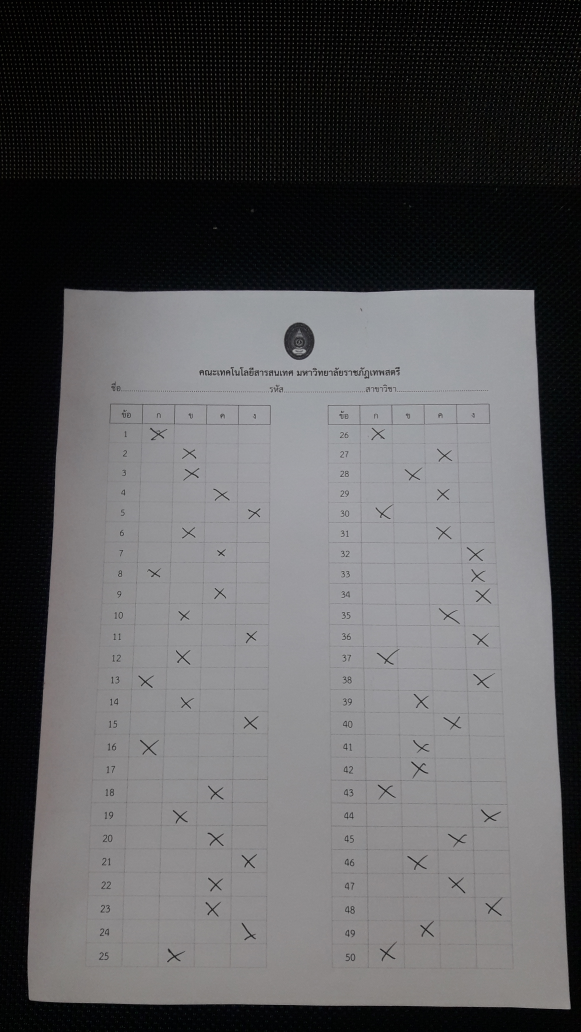
#> input picture image/20210216_095831.jpg, 2322 x 4128 px (shown at 1/4 size)
$ python -i checkRow.py   (imports and definitions only)
#> lines starting #> are read from the running program, lines starting #| are printed output that depends on the picture; after the words box and inside, x2 and y2 are one past the last pixel; in counts of white or black regions, pixels touching at a corner belong together
#> further down, picture is the input picture: shape (4128, 2322, 3); mean B, G, R 91.8, 90.3, 90.7
#%%

import numpy as np
import cv2
import imutils
import pandas as pd
import matplotlib.pyplot as plt
import math
#%%

# [1 line that did not run here, left out]
# [1 line not run here, left out]
#%%

def order_points(pts):
    rect = np.zeros((4, 2), dtype="float32")

    s = pts.sum(axis=1)
    rect[0] = pts[np.argmin(s)]
    rect[2] = pts[np.argmax(s)]

    diff = np.diff(pts, axis=1)
    rect[1] = pts[np.argmin(diff)]
    rect[3] = pts[np.argmax(diff)]
    return rect
#%%

def four_point_transform(image, pts):

    rect = order_points(pts)
    (tl, tr, br, bl) = rect

    widthA = np.sqrt(((br[0] - bl[0]) ** 2) + ((br[1] - bl[1]) ** 2))
    widthB = np.sqrt(((tr[0] - tl[0]) ** 2) + ((tr[1] - tl[1]) ** 2))
    maxWidth = max(int(widthA), int(widthB))

    heightA = np.sqrt(((tr[0] - br[0]) ** 2) + ((tr[1] - br[1]) ** 2))
    heightB = np.sqrt(((tl[0] - bl[0]) ** 2) + ((tl[1] - bl[1]) ** 2))
    maxHeight = max(int(heightA), int(heightB))

    dst = np.array([
        [0, 0],
        [maxWidth - 1, 0],
        [maxWidth - 1, maxHeight - 1],
        [0, maxHeight - 1]], dtype="float32")

    M = cv2.getPerspectiveTransform(rect, dst)
    warped = cv2.warpPerspective(image, M, (maxWidth, maxHeight))

    return warped
#%%
def warped(im):
    ratio = im.shape[0] / 800.0
#> ratio = 5.16
    orig = im.copy()
    im = imutils.resize(im, height = 800)
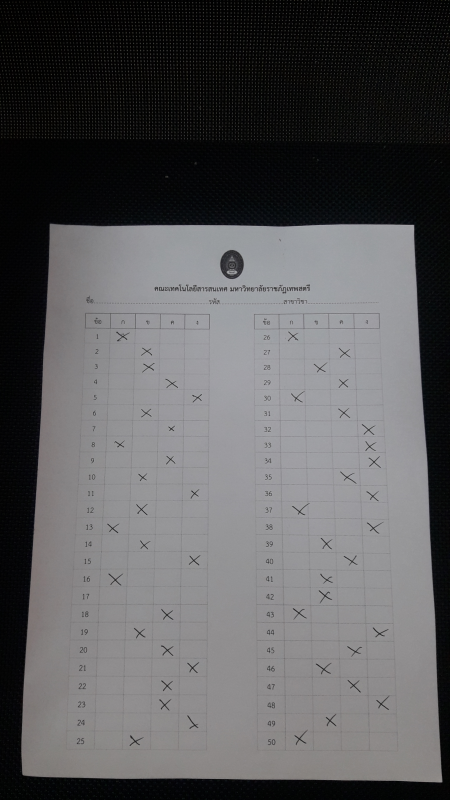
#> im: shape (800, 450, 3); mean of channels 0, 1, 2 91.8, 90.3, 90.7; drawn as B, G, R
    gray = cv2.cvtColor(im, cv2.COLOR_BGR2GRAY)
    edged = cv2.Canny(gray, 75, 200)
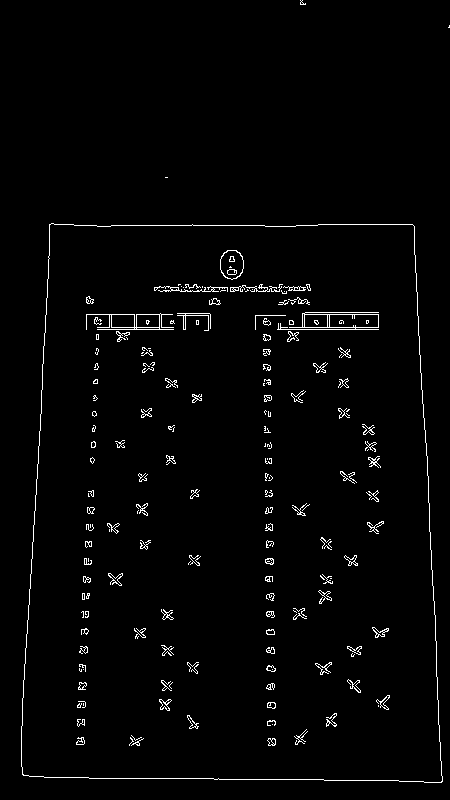
#> edged: shape (800, 450); 2% white in thin lines or dots

    cnts = cv2.findContours(edged.copy(), cv2.RETR_EXTERNAL, cv2.CHAIN_APPROX_SIMPLE)
#> cnts = 4 contours, 3 with area under 20; largest, box (x1, y1, x2, y2) and area: (21, 223, 443, 783) 217738
    cnts = imutils.grab_contours(cnts)
    cnts = sorted(cnts, key = cv2.contourArea, reverse = True)[:8]

    for index, c in enumerate(cnts):
        peri = cv2.arcLength(c, True)
        approx = cv2.approxPolyDP(c, 0.01 * peri, True)

        if len(approx) == 4 and index == 0:
            cv2.drawContours(im, [approx], -1, (0, 255, 0), 2)
            transform = four_point_transform(orig, approx.reshape(4, 2) * ratio)
            im_pedict = cv2.resize(transform, (595, 842))
            return im_pedict
#> this loop made 1 pass
#> (peri, approx) on pass 1: (1924, [[49, 224], [22, 774], [441, 782], [414, 226]])
#> pass 1, in four_point_transform, `warped = cv2.warpPerspective(image, M, (maxWidth, maxHeight))`:
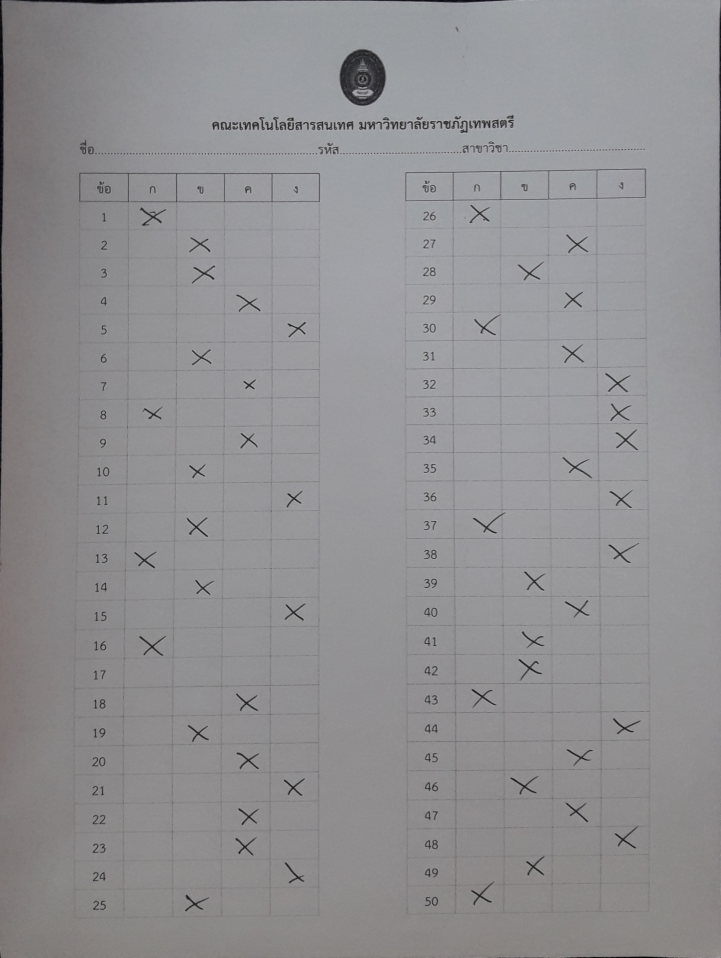
#> warped: shape (2872, 2162, 3) (shown at 1/3 size); mean B, G, R 146.5, 144.2, 145
#> pass 1, in warped, `im_pedict = cv2.resize(transform, (595, 842))`:
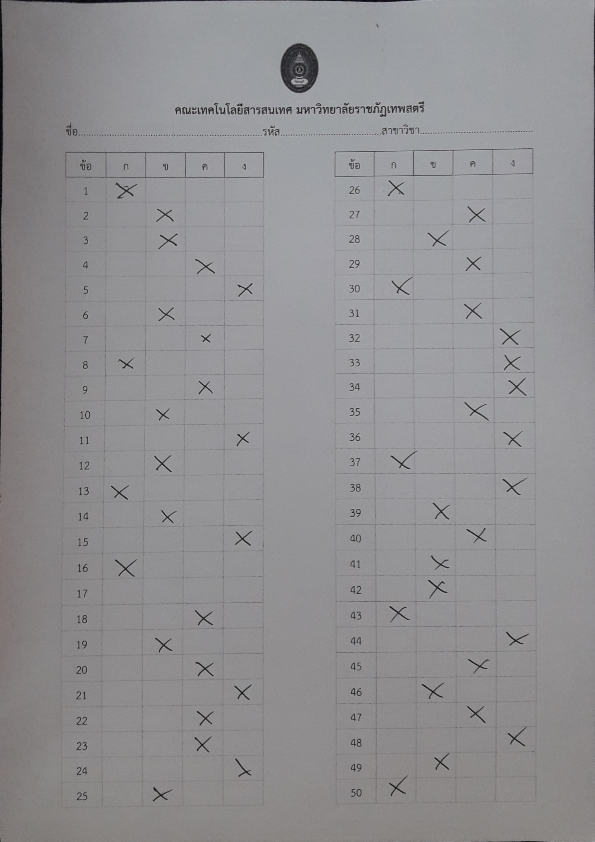
#> im_pedict: shape (842, 595, 3); mean B, G, R 146.4, 144.1, 144.9
#> after the loop:
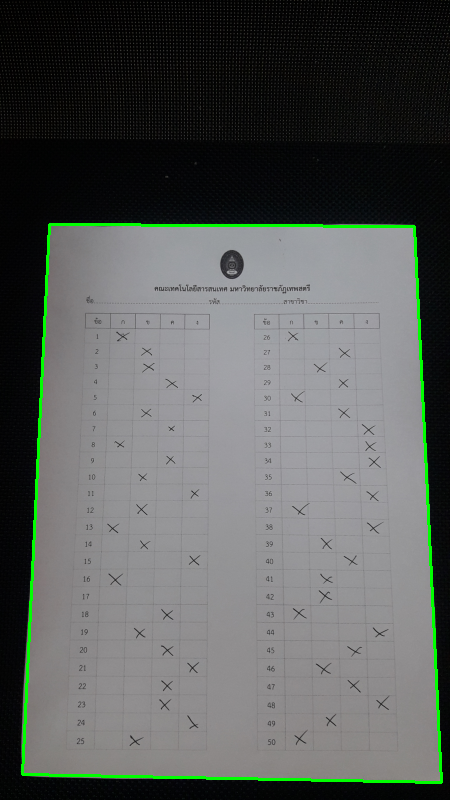
#> im: shape (800, 450, 3); 1.57% of pixels changed, all inside (x1, y1, x2, y2) = (21, 223, 443, 784); drawn as B, G, R

def rhoTheta(rho, theta):
    a = np.cos(theta)
    b = np.sin(theta)
    x0 = a * rho
    y0 = b * rho
    x1 = int(x0 + 1000 * (-b))
    y1 = int(y0 + 1000 * (a))
    x2 = int(x0 - 1000 * (-b))
    y2 = int(y0 - 1000 * (a))
    return x1, y1, x2,y2

def calculatingDegree(im):
    global pDown1New, pDown2New, pUp1New, pUp2New
    answersSheet = warped(im)
    height = 20
    width = 40
    dd = []

    for num in range(25):
        biasRow = int(5.27 * num)
        biasCol = int(num * (5/num) if num != 0 else 0)
        row = 180 + (num*height) + biasRow

        d = []
        for ans in range(100, 221, 40):
            col = ans + biasCol
            blank = answersSheet[row:row+height, col:col+width]

            blankGray = cv2.cvtColor(blank, cv2.COLOR_BGR2GRAY)
            blankEdges = cv2.Canny(blankGray,50,220)
            lines = cv2.HoughLines(blankEdges,2,np.pi/180,10)

            if lines is not None:
                dx = []
                ux = []
                for line in lines:
                    for rho, theta in line:
                        x1, y1, x2, y2 = rhoTheta(rho, theta)

                        if (x1 < 0 and y1 < 0) and (x2 > 0 and y2 > 0):
                            slantDown = round(90-math.degrees(math.atan2(x2, y2)))

                            if 10 < slantDown < 75:
                                pDown1, pDown2 = (x1, y1), (x2, y2)
                                dx.append([pDown1, pDown2])

                        elif (x1 < 0 < y1) and (x2 > 0 > y2):
                            slantUP = round(math.degrees(math.atan2(x1, y1))+90)

                            if 10 < slantUP < 75:
                                pUp1, pUp2 = (x1, y1), (x2, y2)
                                ux.append([pUp1, pUp2])

                    if len(sorted(dx)) > 0:
                        pDown1New, pDown2New = sorted(dx[0])

                    if len(sorted(dx)) > 0:
                        pUp1New, pUp2New = sorted(dx[0])
            else:
                pDown1New, pDown2New = ([],[]),([],[])
                pUp1New, pUp2New = ([],[]),([],[])

            check = 0 if np.array(pDown1New).size == 0 and \
                         np.array(pDown2New).size == 0 and \
                         np.array(pUp1New).size == 0 and \
                         np.array(pUp2New).size == 0 else 1

            d.append(check)
        dd.append(d)
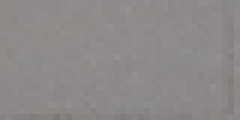
#> blank: shape (20, 40, 3) (shown 6 times larger); mean B, G, R 137.7, 137.6, 140.6
#> blankEdges: shape (20, 40); every value is 0
#> after the loop, dd = 25 items, first 6: [1, 0, 0, 0], [0, 1, 0, 0], [0, 1, 0, 0], [0, 0, 1, 0], [0, 0, 0, 1], [0, 1, 0, 0]

    return np.array(dd, dtype=int)

# [36 lines not run here, left out]

>>> import cv2
>>> picture = cv2.imread('image/20210216_095831.jpg')
>>> result = calculatingDegree(picture)
#> result = 25 rows, first 6: [1, 0, 0, 0], [0, 1, 0, 0], [0, 1, 0, 0], [0, 0, 1, 0], [0, 0, 0, 1], [0, 1, 0, 0]

$ run again, on image/20210216_095847.jpg
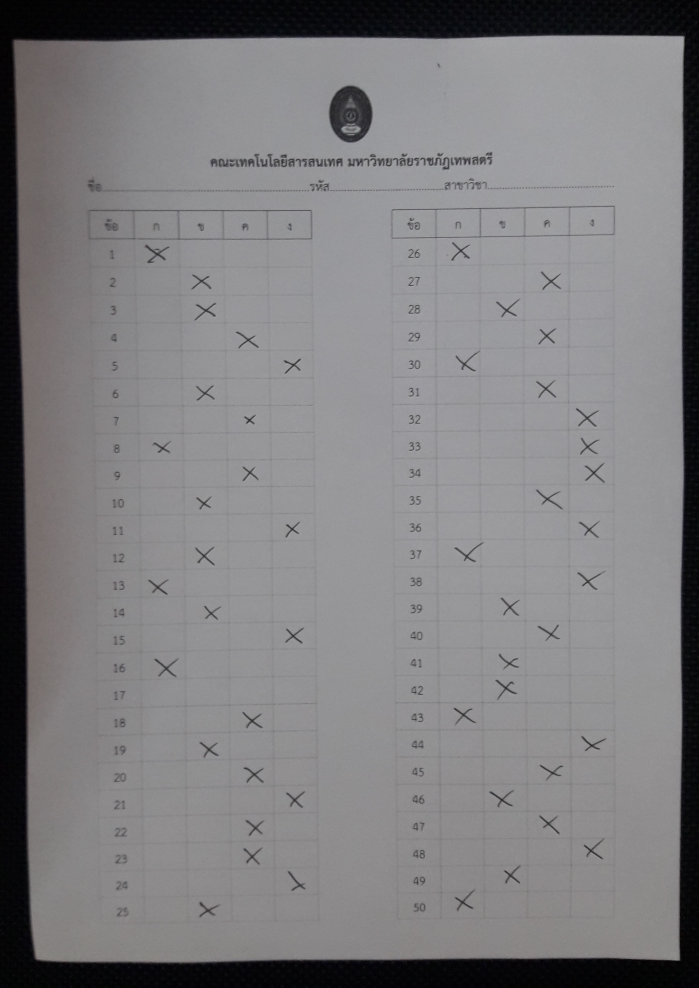
#> input picture image/20210216_095847.jpg, 2096 x 2963 px (shown at 1/3 size)
#> picture is the input picture: shape (2963, 2096, 3); mean B, G, R 128.1, 126.1, 127
#> in warped, `edged = cv2.Canny(gray, 75, 200)`:
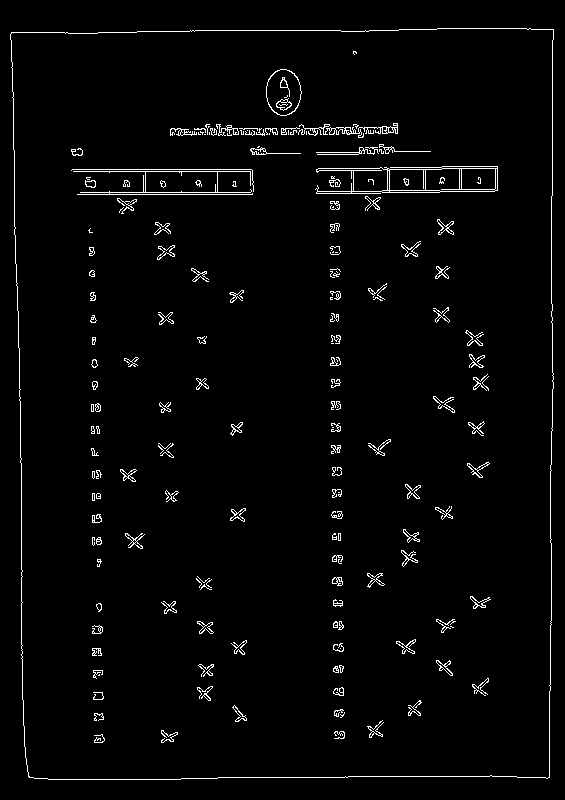
#> edged: shape (800, 565); 2.5% white in thin lines or dots
#> cnts = 1 contour; box (x1, y1, x2, y2) and area: (10, 28, 554, 780) 397908
#> the loop in warped, `for index, c in enumerate(cnts):` made 1 pass
#> (peri, approx) on pass 1: (2600.1, [[553, 29], [11, 32], [29, 777], [549, 777]])
#> after the loop in warped, `for index, c in enumerate(cnts):`:
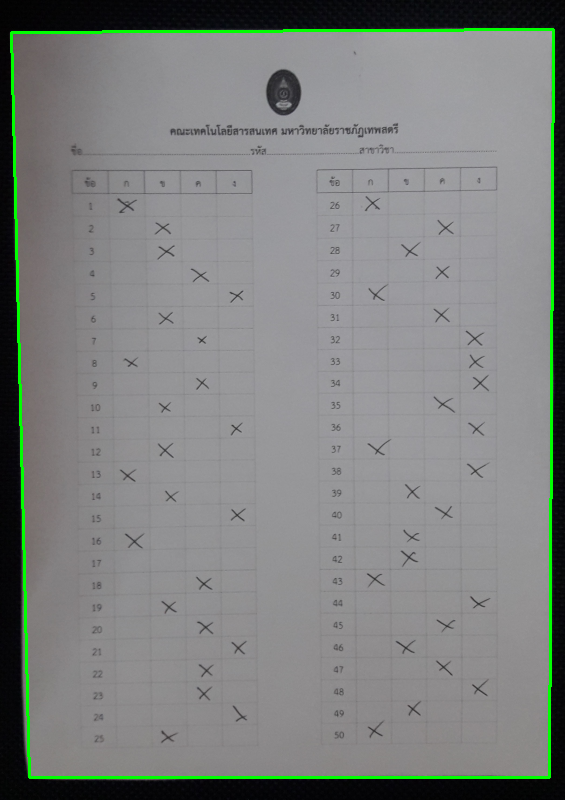
#> im: shape (800, 565, 3); mean of channels 0, 1, 2 126.6, 129, 125.5; drawn as B, G, R
#> after the loop in calculatingDegree, `for num in range(25):`: dd = 25 items, first 6: [1, 0, 0, 0], [0, 1, 0, 0], [0, 1, 0, 0], [0, 0, 1, 0], [0, 0, 0, 1], [0, 1, 0, 0]
#> result = 25 rows, first 6: [1, 0, 0, 0], [0, 1, 0, 0], [0, 1, 0, 0], [0, 0, 1, 0], [0, 0, 0, 1], [0, 1, 0, 0]

$ run again, on image/20.jpg
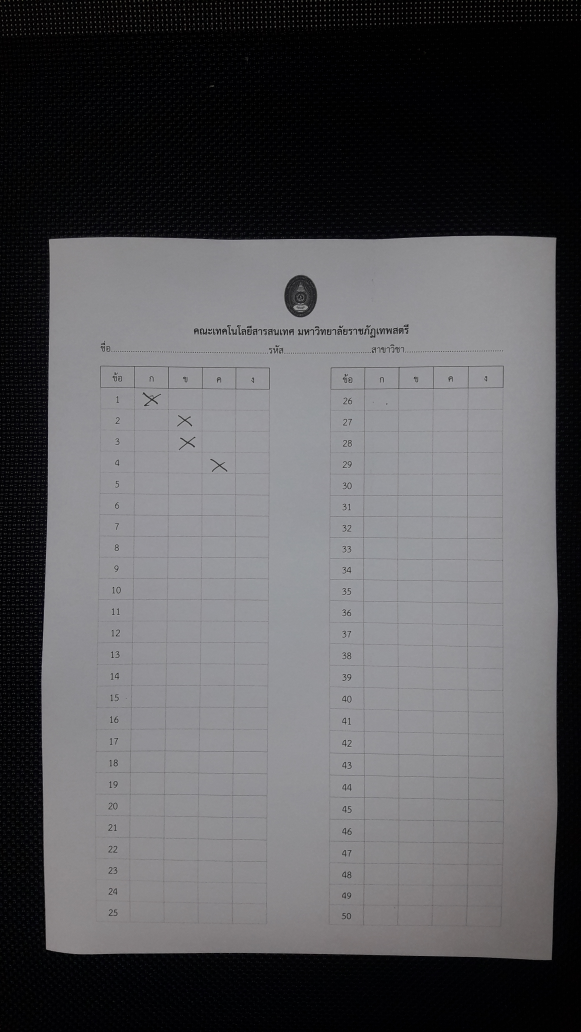
#> input picture image/20.jpg, 2322 x 4128 px (shown at 1/4 size)
#> picture is the input picture: shape (4128, 2322, 3); mean B, G, R 91.1, 88.6, 89.1
#> in warped, `edged = cv2.Canny(gray, 75, 200)`:
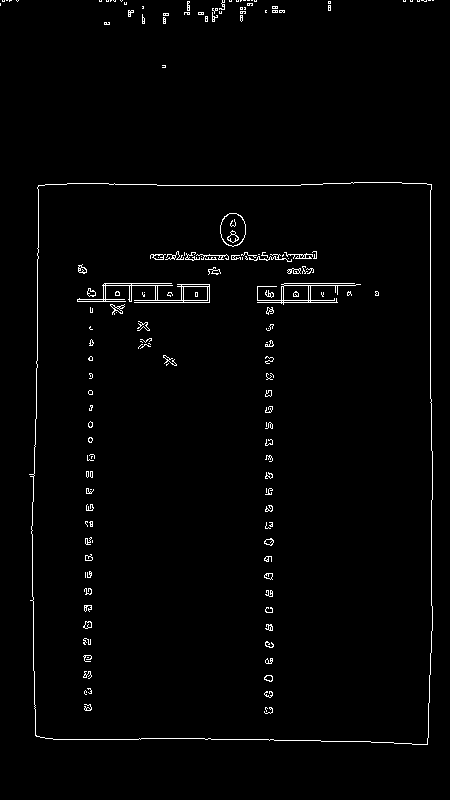
#> edged: shape (800, 450); 1.6% white in thin lines or dots, all inside (x1, y1, x2, y2) = (0, 0, 434, 745)
#> in warped, `cnts = cv2.findContours(edged.copy(), cv2.RETR_EXTERNAL, cv2.CHAIN_APP..`: cnts = 51 contours, 50 with area under 20; largest, box (x1, y1, x2, y2) and area: (29, 182, 433, 745) 219845
#> in warped, `cnts = sorted(cnts, key = cv2.contourArea, reverse = True)[:8]`: cnts = 8 contours, 7 with area under 20; largest, box (x1, y1, x2, y2) and area: (29, 182, 433, 745) 219845
#> the loop in warped, `for index, c in enumerate(cnts):` made 1 pass
#> (peri, approx) on pass 1: (1942.7, [[431, 184], [38, 185], [36, 736], [427, 744]])
#> after the loop in warped, `for index, c in enumerate(cnts):`:
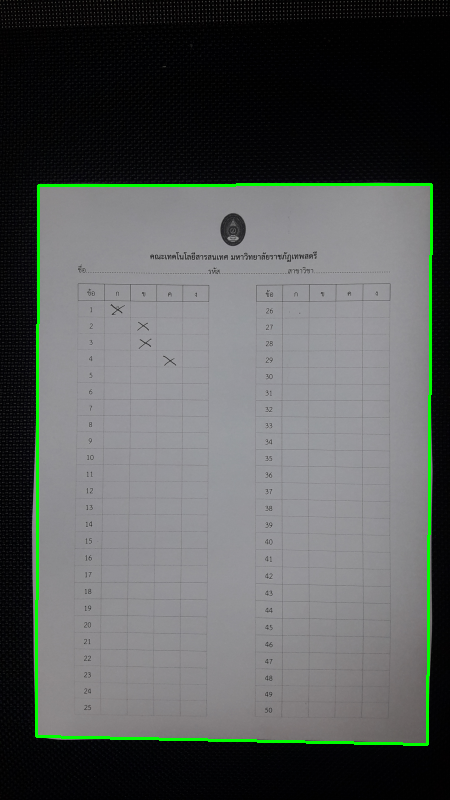
#> im: shape (800, 450, 3); mean of channels 0, 1, 2 89.6, 91.2, 87.6; drawn as B, G, R
#> after the loop in calculatingDegree, `for num in range(25):`: dd = 25 items, first 6: [1, 0, 0, 0], [0, 1, 0, 0], [0, 1, 0, 0], [0, 0, 1, 0], [0, 0, 0, 0], [0, 0, 0, 0]
#> result = 25 rows, first 6: [1, 0, 0, 0], [0, 1, 0, 0], [0, 1, 0, 0], [0, 0, 1, 0], [0, 0, 0, 0], [0, 0, 0, 0]
